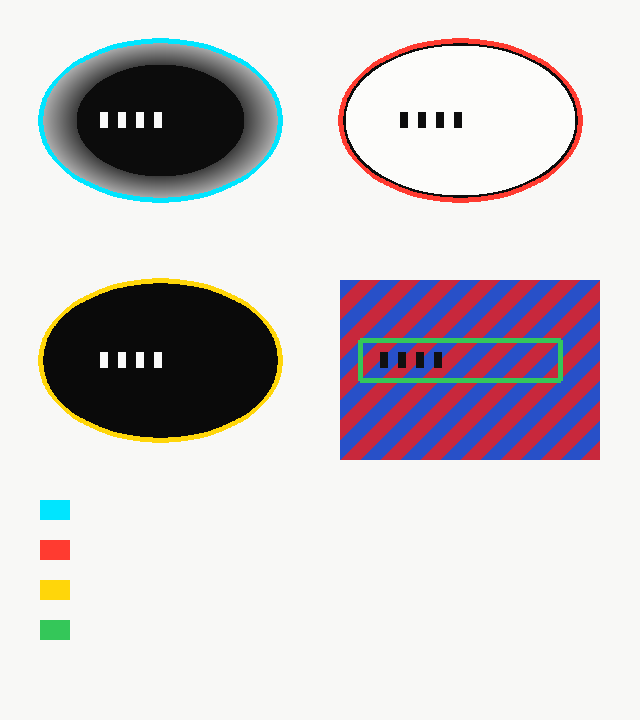
#> input picture m1/fixtures/legend-outlined.png, 640 x 720 px
$ python opencv_mser.py ../fixtures/legend-outlined.png
#> lines starting #> are read from the running program, lines starting #| are printed output that depends on the picture; after the words box and inside, x2 and y2 are one past the last pixel; in counts of white or black regions, pixels touching at a corner belong together
#> in main, img is the input picture: shape (720, 640, 3); mean B, G, R 204.1, 201.1, 206
#!/usr/bin/env python3
"""Tool-first trial: classic OpenCV text-region detection (MSER + morphology)
as a candidate speech-bubble/text detector, run in Docker.
Reads PNG paths from argv, prints a JSON line per image: bounding boxes of text
regions + counts, so we can compare its recall against the JS detector in m1/lib/detect.mts.
No model download; pure OpenCV, small image.
"""
import sys, json
import cv2
import numpy as np


def text_regions(img):
    gray = cv2.cvtColor(img, cv2.COLOR_BGR2GRAY)
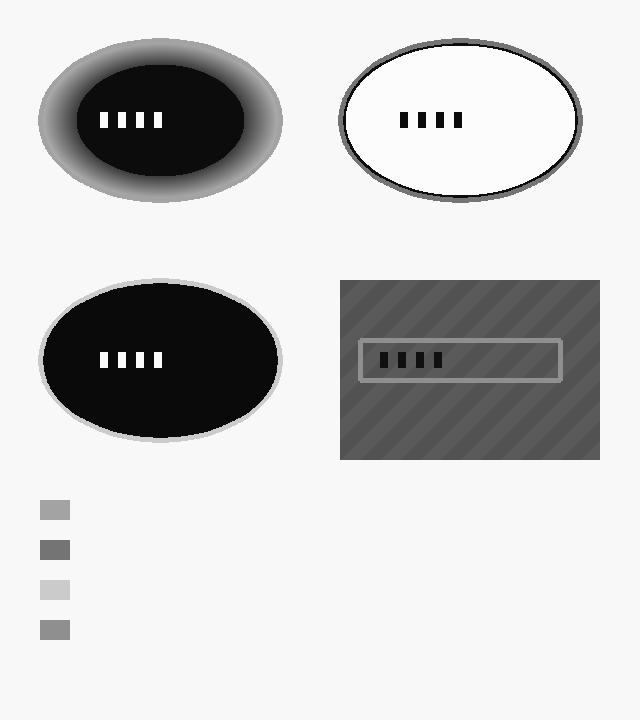
#> gray: shape (720, 640); min 10, max 252, mean 203.1
    mser = cv2.MSER_create()
    mser.setMinArea(60)
    mser.setMaxArea(int(gray.size * 0.02))
    regions, _ = mser.detectRegions(gray)
#> regions = 47 items
    if not regions:
        return []
    hulls = [cv2.convexHull(p.reshape(-1, 1, 2)) for p in regions]
#> hulls = 47 contours; largest, box (x1, y1, x2, y2) and area: (338, 38, 583, 203) 31436, (343, 43, 578, 198) 28536, (358, 338, 563, 383) 8968, (363, 343, 558, 378) 6596, (481, 341, 600, 460) 2062
    canvas = np.zeros(gray.shape, np.uint8)
    cv2.fillPoly(canvas, hulls, 255)
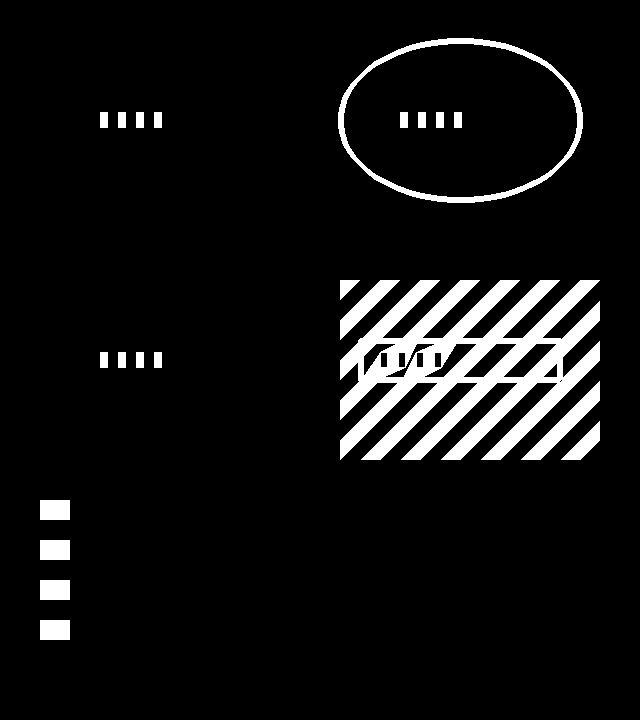
#> canvas: shape (720, 640); 7.1% white; 22 white regions, largest, box (x1, y1, x2, y2) and area: (340, 280, 600, 460) 22027, (338, 38, 583, 203) 3477, (521, 381, 600, 460) 1390
    k = cv2.getStructuringElement(cv2.MORPH_RECT, (15, 3))
    close = cv2.morphologyEx(canvas, cv2.MORPH_CLOSE, k)
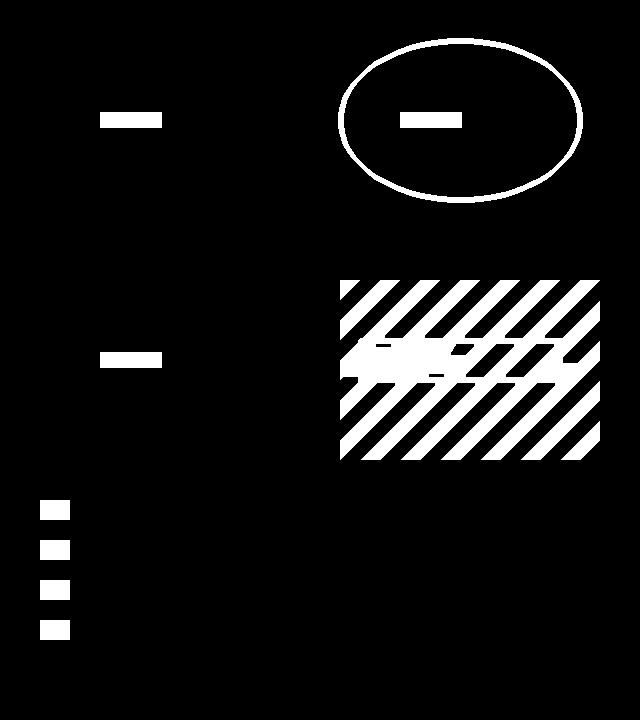
#> close: shape (720, 640); 7.7% white; 13 white regions, largest, box (x1, y1, x2, y2) and area: (340, 280, 600, 460) 23467, (338, 38, 583, 203) 3477, (521, 381, 600, 460) 1390
    n, lab, stats, _ = cv2.connectedComponentsWithStats(close, 8)
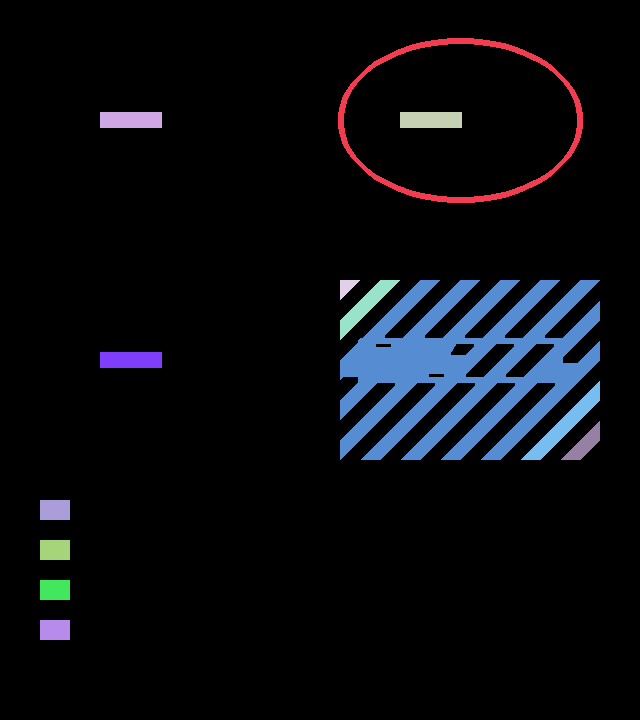
#> lab: shape (720, 640) int32; 14 distinct labels, from 0 to 13; one colour per label, 0 black
#> n = 14; stats = 14 rows, first 6: [0, 0, 640, 720, 425280], [338, 38, 245, 165, 3477], [100, 112, 62, 16, 992], [400, 112, 62, 16, 992], [340, 280, 20, 20, 210], [340, 280, 60, 60, 1010]
    boxes = []
    for i in range(1, n):
        x, y, w, h, a = stats[i]
        if a < 400 or w < 12 or h < 8:
            continue
        if w > gray.shape[1] * 0.95 or h > gray.shape[0] * 0.6:
            continue
        boxes.append([int(x), int(y), int(w), int(h)])
#> this loop made 13 passes
#> (x, y, w, h, a) on passes 1 to 12: (338, 38, 245, 165, 3477), (100, 112, 62, 16, 992), (400, 112, 62, 16, 992), (340, 280, 20, 20, 210), (340, 280, 60, 60, 1010), (340, 280, 260, 180, 23467), (100, 352, 62, 16, 992), (521, 381, 79, 79, 1390), (561, 421, 39, 39, 590), (40, 500, 30, 20, 600), (40, 540, 30, 20, 600), (40, 580, 30, 20, 600)
#> after the loop, boxes = [[338, 38, 245, 165], [100, 112, 62, 16], [400, 112, 62, 16], [340, 280, 60, 60], [340, 280, 260, 180], [100, 352, 62, 16], [521, 381, 79, 79], [561, 421, 39, 39], [40, 500, 30, 20], [40, 540, 30, 20], [40, 580, 30, 20], [40, 620, 30, 20]]
    return boxes


def main():
    out = []
    for path in sys.argv[1:]:
        img = cv2.imread(path)
        if img is None:
            out.append({"file": path, "error": "unreadable"})
            continue
        b = text_regions(img)
#> b has the same summary as boxes in text_regions
        out.append({"file": path, "count": len(b), "boxes": b})
    print(json.dumps(out))
#> (printed output is left out)


if __name__ == "__main__":
    main()
